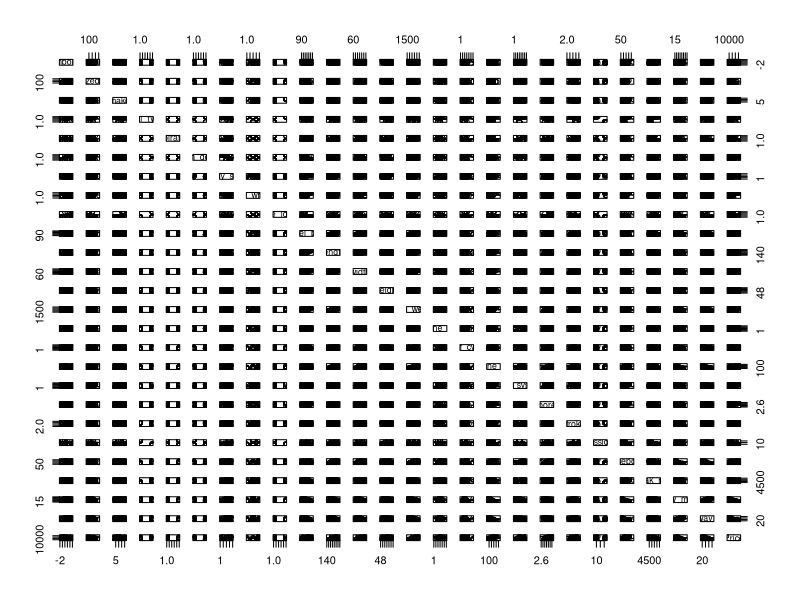
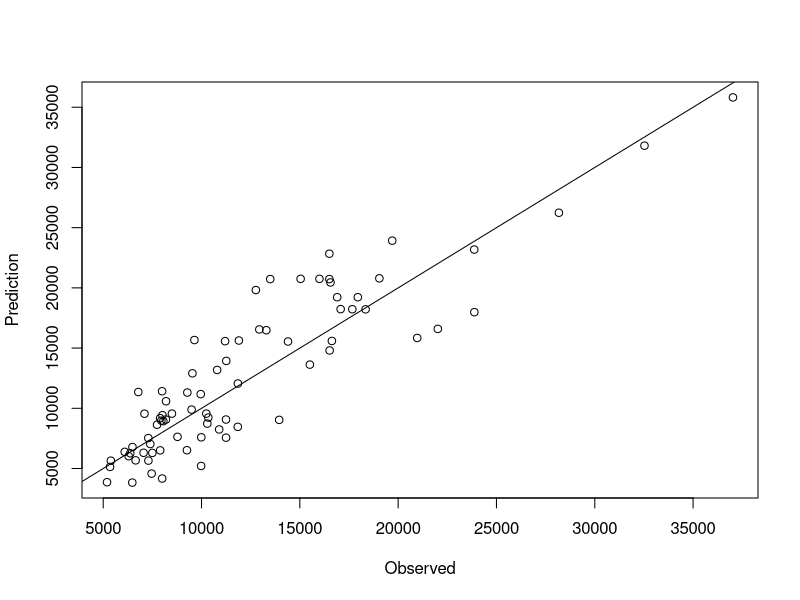
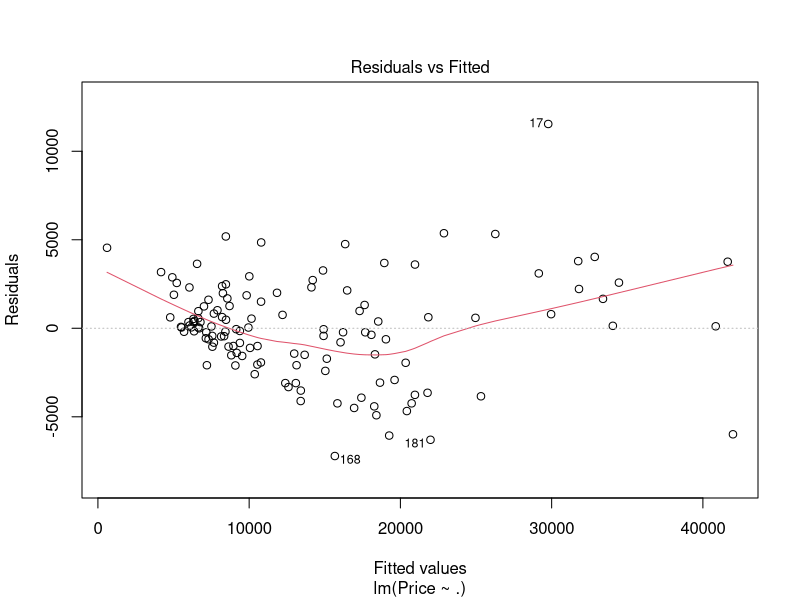
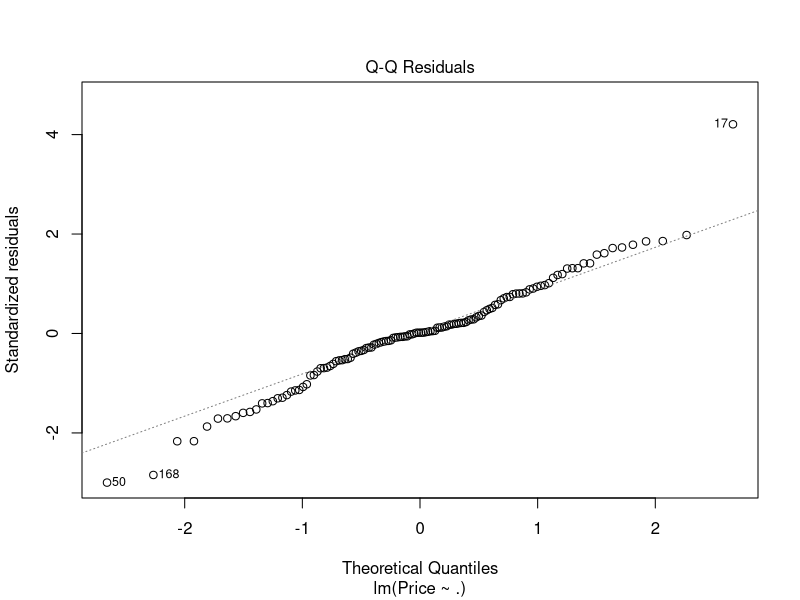
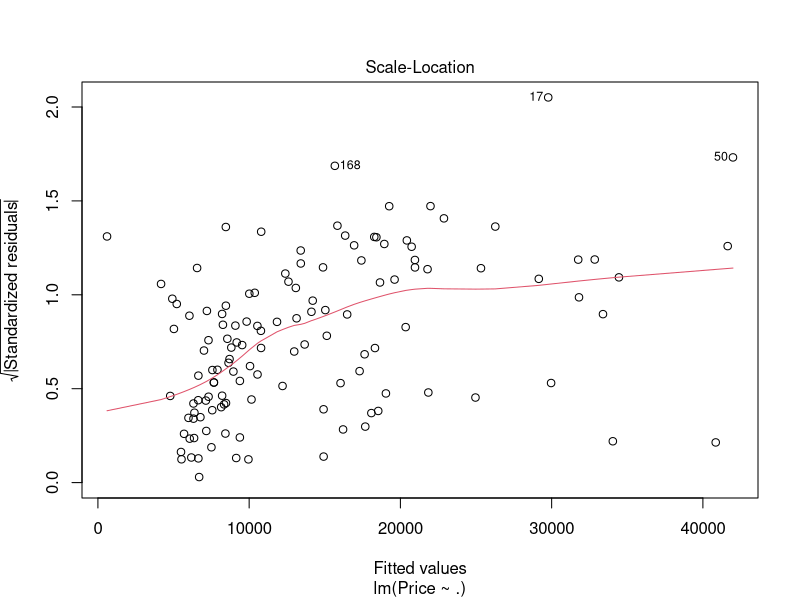
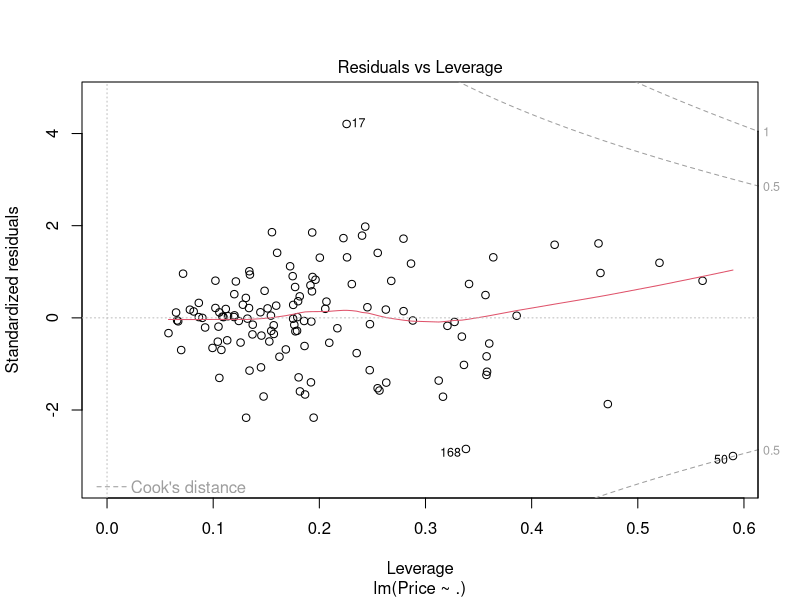

R code for these plots, in order:
#Week 7 Exercise - Linear Regression
#Brandon Russell - DBST667
#Install and Load necessary packages
#Verify working directory
getwd()
#Part 2b - Load dataset
imports85 <- read.csv("imports-85.csv", header = TRUE, sep = ",")
#View data to determine if needs any preprocessing
summary(imports85)
str(imports85)
plot(imports85)
#Part 2bi - Remove attributes
imports85$engine_type <- NULL
imports85$make <- NULL
imports85$num_of_cylinders <- NULL
imports85$fuel_system <- NULL
str(imports85)
#Verify no empty fields
apply(imports85, 2, function (imports85) sum(is.na(imports85)))
#Part 2bii - Replace empty fields with attribute mean 
imports85$normalized_losses[is.na(imports85$normalized_losses)]<-0
imports85$bore[is.na(imports85$bore)]<-mean(imports85$bore, na.rm=TRUE)
imports85$stroke[is.na(imports85$stroke)]<-mean(imports85$stroke, na.rm=TRUE)
imports85$horsepower[is.na(imports85$horsepower)]<-mean(imports85$horsepower, na.rm=TRUE)
imports85$peak_rpm[is.na(imports85$peak_rpm)]<-mean(imports85$peak_rpm, na.rm=TRUE)
#Verify no empty fields
apply(imports85, 2, function (imports85) sum(is.na(imports85)))


#Part 2ci - Split data between training and test sets
set.seed(12345)
ind <- sample(2, nrow(imports85), replace = TRUE, prob = c(0.7, 0.3))
train.data <- imports85[ind == 1, ]
test.data <- imports85[ind == 2, ]

#Part 2cii - Build the Linear Model
mlr_model <- lm(Price~., train.data)

#Part 2ciii - Summary
summary(mlr_model)

#Part 2di - Predict
pred <- predict(mlr_model, test.data)

#Part 2dii - Scatter plot predictions
plot(test.data$Price, pred, xlab = "Observed", ylab = "Prediction")
abline(a = 0, b = 1)

#Part 2ei - Plot model
plot (mlr_model)

#Part 2eii - Minimal adequate model
mlr_model_min <- step(mlr_model, direction="backward")
#Part 2eiii - Summary
summary(mlr_model_min)


#Part 2gi - New Instance
NewCarTest <- imports85[1,] #Move row 1 into new data frame
str(NewCarTest) #Get some of the values
NewCarTest$Price <- NULL #Remove price
NewCarTest$symboling <- 2 #Change some of the values around
NewCarTest$wheel_base <- 99.8
NewCarTest$width <- 70
NewCarTest$height <- 50
newpred <- predict(mlr_model_min, NewCarTest) #Run prediction
newpred #Get prediction - 26,368.86

#Part 2hi - Simple Linear Regression
slr_model = lm(Price~normalized_losses, train.data)
summary(slr_model)
